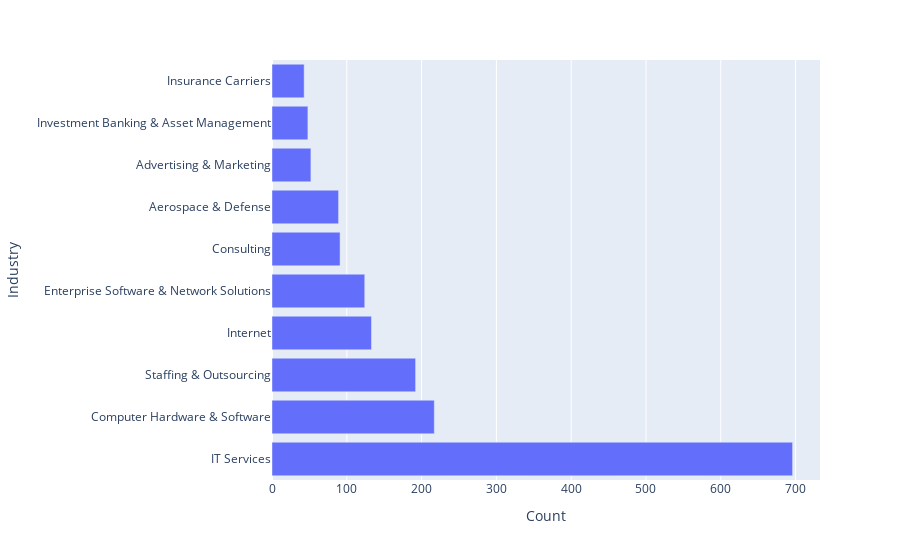

Notebook code for this chart:
### Markdown cell above
# Visualizations

### Code cell
industry = df.groupby(['Industry']).size().reset_index(name = 'Count').sort_values('Count', ascending=False)

px.bar(industry[:10], y='Industry', x='Count')

### Figure 1 — Plotly figure (JSON) as saved in the notebook; plotly's stock layout.template omitted (floating-point values rounded to 4 significant figures)
{"data": [{"alignmentgroup": "True", "hovertemplate": "Count=%{x}<br>Industry=%{y}<extra></extra>", "legendgroup": "", "marker": {"color": "#636efa", "pattern": {"shape": ""}}, "name": "", "offsetgroup": "", "orientation": "h", "showlegend": false, "textposition": "auto", "type": "bar", "x": [696, 217, 192, 133, 124, 91, 89, 52, 48, 43], "xaxis": "x", "y": ["IT Services", "Computer Hardware & Software", "Staffing & Outsourcing", "Internet", "Enterprise Software & Network Solutions", "Consulting", "Aerospace & Defense", "Advertising & Marketing", "Investment Banking & Asset Management", "Insurance Carriers"], "yaxis": "y"}], "layout": {"barmode": "relative", "legend": {"tracegroupgap": 0}, "margin": {"t": 60}, "xaxis": {"anchor": "y", "domain": [0, 1], "title": {"text": "Count"}}, "yaxis": {"anchor": "x", "domain": [0, 1], "title": {"text": "Industry"}}}}
